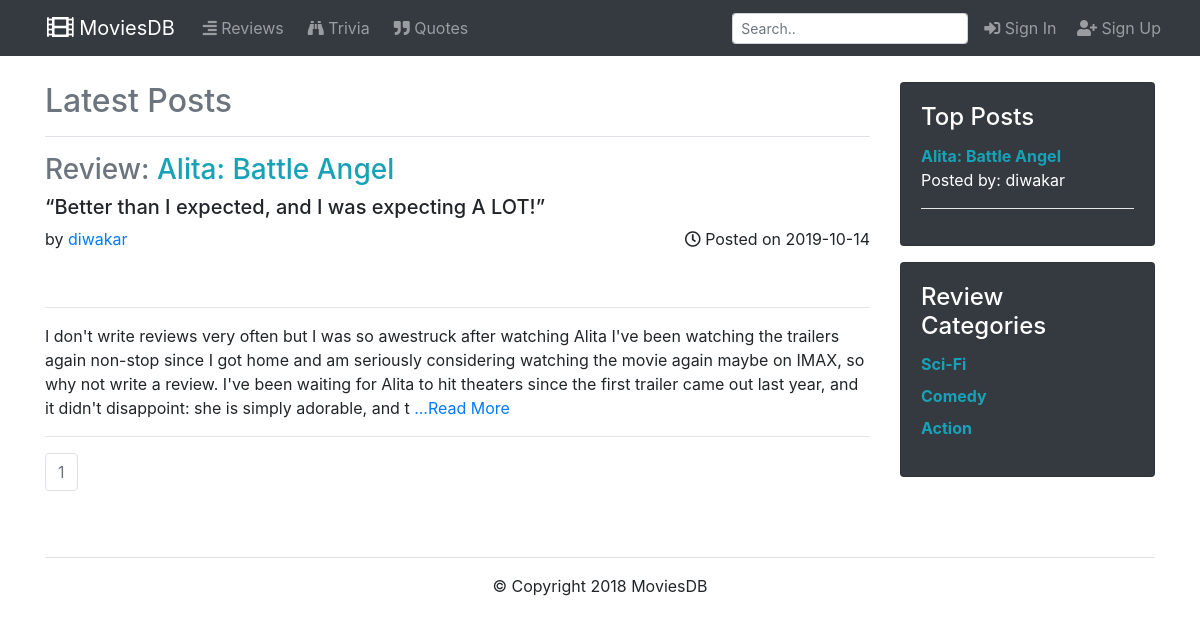
The page / on the database its author committed.
### tables this page shows
CREATE TABLE `posts` (
  `post_id` int(11) NOT NULL,
  `post_type` varchar(250) NOT NULL,
  `post_title` varchar(250) NOT NULL,
  `post_author` varchar(250) NOT NULL,
  `post_date` date NOT NULL,
  `post_content` text NOT NULL,
  `post_cat_id` int(11) NOT NULL,
  `post_image` text NOT NULL,
  `post_desc` text NOT NULL,
  `post_comment_count` int(11) NOT NULL
);

CREATE TABLE `categories` (
  `cat_id` int(11) NOT NULL,
  `cat_title` varchar(250) NOT NULL
);

### index.php (the view, shortened to what this page needs)
<!DOCTYPE html>
<html lang="en">
<?php include "includes/db.php"; ?>
<?php include "includes/header.php"; ?>
<body>
	<?php include "includes/navbar.php"; ?>
	<div class="container">
		<div class="row">
			<div class="col-md-9">
				<div class="pb-2 mt-3 mb-2 border-bottom">
                    <h2 class="text-muted">Latest Posts</h2>
				</div>
				<?php
                $perPage = 4;
                if(isset($_GET['page'])) {
                    $page = $_GET['page'];
                } else {
                    $page = "1";
                }
                if($page == "" || $page == 1) {
                    $page1 = 0;
                } else {
                    $page1 = ($page * $perPage) - $perPage;
                }
                $query = "SELECT * FROM posts";
                $count = mysqli_query($connect, $query);
                $postCount = mysqli_num_rows($count);
                $postCount = ceil($postCount / $perPage);
                $query = "SELECT * FROM posts ORDER BY post_date DESC LIMIT $page1, $perPage";
				$posts = mysqli_query($connect, $query);
				while($row = mysqli_fetch_assoc($posts)) {
                    $postID = $row['post_id'];
                    $postType = $row['post_type'];
					$postTitle = $row['post_title'];
					$postAuthor = $row['post_author'];
					$postDate = $row['post_date'];
					$postContent = substr($row['post_content'], 0, 400);
                    if($postType == 'review') {
                        $postImage = $row['post_image'];
                        $postDesc = $row['post_desc'];
                    }
					?>
					<h3 class="mt-3 text-muted">
						<?php
                        if($postType == 'review') {echo 'Review: ';}
						elseif($postType == 'trivia') {echo 'Trivia: ';}
						else {echo 'Movie Quote: ';}
                        ?>
						<span><a class="text-info" href="post.php?p_id=<?php echo $postID; ?>"><?php echo $postTitle; ?></a></span>
					</h3>
					<?php if($postType == 'review') { ?>
					<h5><q><?php echo $postDesc; ?></q></h5>
					<?php } ?>
					<p>
						by <a class="text-primary" href="profiles.php?user=<?php echo $postAuthor; ?>"><?php echo $postAuthor; ?></a>&emsp;
                        <span class="float-right"><i class="far fa-clock"></i> Posted on <?php echo $postDate; ?></span>
					</p>
					<?php
					if($postType == 'review') {
                        if(strlen($postImage) > 0) {
                            ?>
                            <center><img class="img-responsive" width="300px" src="images/<?php echo $postImage ?>" alt=""></center>
                            <?php
                        }
                    }
                    ?>
					<hr>
                    <p><?php echo $postContent; ?>
                    <?php
                    if(strlen($row['post_content']) > 400) {
                        ?>
                        <span><a href="post.php?p_id=<?php echo $postID; ?>">...Read More</a></span>
                        <?php
                    }
                    ?>
                    </p>
					<hr>
				<?php } ?>
				<nav id="pagination" aria-label="Page navigation">
                  <ul class="pagination">
                    <?php
                    for($i = 1; $i <= $postCount; $i++) {
                        if($i == $page) {
                            echo "<li class='page-item active disabled'><a class='page-link' aria-disabled='true' aria-pressed='true'>{$i}</a></li>";
                        } else {
                            echo "<li class='page-item'><a class='page-link' href='index.php?page={$i}'>{$i}</a></li>";
                        }
                    }
                    ?>
                  </ul>
                </nav>
			</div>
			<?php include "includes/sidebar.php" ?>
		</div>
		<?php include "includes/footer.php" ?>
	</div>
</body>
</html>

### includes/sidebar.php
<div class="col-md-3">
	<div class="card text-white bg-dark mt-3">
		<?php
		$query = "SELECT * FROM posts ORDER BY post_comment_count DESC, post_title ASC LIMIT 4";
		$posts = mysqli_query($connect, $query);
		?>
		<div class="card-body">
		    <h4 class="card-title">Top Posts</h4>
            <div class="row">
                <div class="col-lg-12">
                    <ul class="list-unstyled">
                        <?php
                        while($row = mysqli_fetch_assoc($posts)) {
                            $postID = $row['post_id'];
                            $postTitle = $row['post_title'];
                            $postAuthor = $row['post_author'];
                            ?>
                            <a class="text-info" href="post.php?p_id=<?php echo $postID; ?>"><b><?php echo $postTitle; ?></b><br></a>
                            <span>Posted by: <?php echo $postAuthor; ?></span>
                            <hr class="bg-white">
                            <?php
                        }
                        ?>
                    </ul>
                </div>
            </div>
		</div>
    </div>
    <div class="card text-white bg-dark mt-3">
		<?php
		$query = "SELECT * FROM categories";
		$cats = mysqli_query($connect, $query);
		?>
		<div class="card-body">
		    <h4 class="card-title">Review Categories</h4>
            <div class="row">
                <div class="col-lg-12">
                    <ul class="list-unstyled">
                        <?php
                        while($row = mysqli_fetch_assoc($cats)) {
                            $catID = $row['cat_id'];
                            $catTitle = $row['cat_title'];
                            echo "<li class='mb-2'><a class='text-info' href='category.php?category=$catID'><b>$catTitle</b></a></li>";
                        }
                        ?>
                    </ul>
                </div>
            </div>
		</div>
    </div>
</div>

### css/blog-home.css (style rules this page uses)
body { padding-top: 50px; }

### rows shown on the page
posts: shows "Review:", post_title "Alita: Battle Angel", post_desc "Better than I expected, and I was expecting A LOT!", post_author "diwakar", post_date "2019-10-14", post_content "I don't write reviews very often but I was so awestruck after watching Alita I've been watching the trailers again non-stop since I got home and am seriously considering watching the movie again maybe on IMAX, so why not write a review. I've been waiting for Alita to hit theaters since the first trailer came out last year, and it didn't disappoint: she is simply adorable, and t"
categories: cat_title "Sci-Fi"
categories: cat_title "Comedy"
categories: cat_title "Action"
